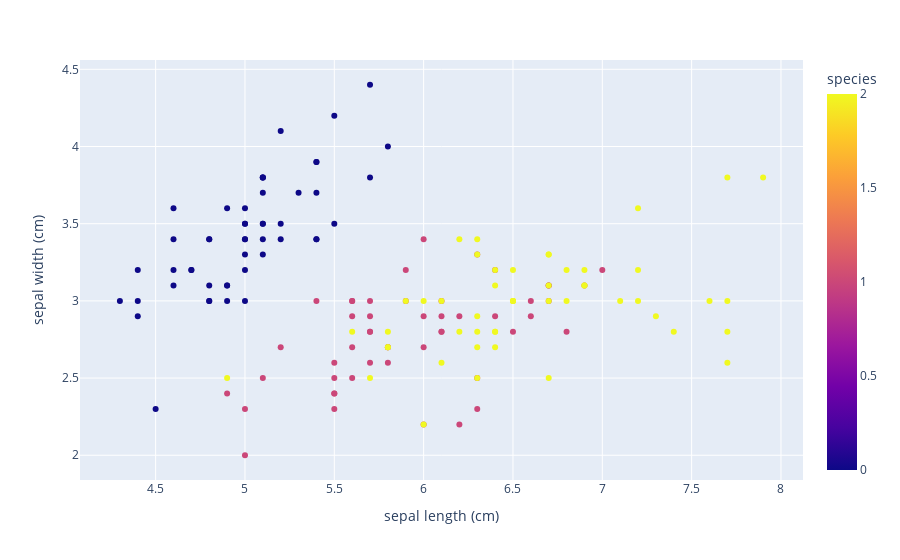

Here is the notebook cell this chart was saved with:
### Code cell
px.scatter(df, x='sepal length (cm)', y='sepal width (cm)', color='species')

### Figure 1 — Plotly figure (JSON) as saved in the notebook; plotly's stock layout.template omitted (floating-point values rounded to 4 significant figures; data arrays with more than 128 entries replaced by an {"elided": "..."} marker saying what was removed)
{"data": [{"hovertemplate": "sepal length (cm)=%{x}<br>sepal width (cm)=%{y}<br>species=%{marker.color}<extra></extra>", "legendgroup": "", "marker": {"color": {"elided": "150 int values"}, "coloraxis": "coloraxis", "symbol": "circle"}, "mode": "markers", "name": "", "orientation": "v", "showlegend": false, "type": "scatter", "x": {"elided": "150 float values"}, "xaxis": "x", "y": {"elided": "150 float values"}, "yaxis": "y"}], "layout": {"autosize": true, "coloraxis": {"colorbar": {"title": {"text": "species"}}, "colorscale": [[0, "#0d0887"], [0.1111, "#46039f"], [0.2222, "#7201a8"], [0.3333, "#9c179e"], [0.4444, "#bd3786"], [0.5556, "#d8576b"], [0.6667, "#ed7953"], [0.7778, "#fb9f3a"], [0.8889, "#fdca26"], [1, "#f0f921"]]}, "legend": {"tracegroupgap": 0}, "margin": {"t": 60}, "xaxis": {"anchor": "y", "autorange": true, "domain": [0, 1], "range": [4.08, 8.12], "title": {"text": "sepal length (cm)"}, "type": "linear"}, "yaxis": {"anchor": "x", "autorange": true, "domain": [0, 1], "range": [1.83, 4.57], "title": {"text": "sepal width (cm)"}, "type": "linear"}}}
